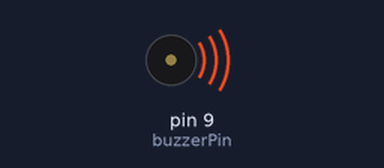
Bench run of a sketch on a simulated Arduino Uno, built with avr-gcc and run on an emulated ATmega328P. Shown: buzzer (waves = sounding).

Above: at 0.05 s.
At 3.95 s:
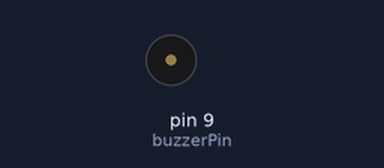
Timing chart, 0 to 4.2 s (numbered marks = the images above):
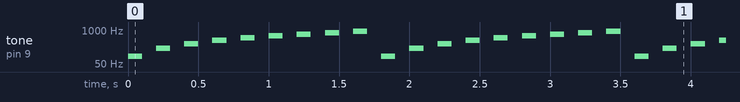

Measured:
- by itself, tone on pin 9 (buzzerPin): repeats every 1.8 s: silent 0.10 s, 200 Hz 0.10 s, silent 0.10 s, 300 Hz 0.10 s, silent 0.10 s, 400 Hz 0.10 s, silent 0.10 s, 500 Hz 0.10 s, silent 0.10 s, 600 Hz 0.10 s, silent 0.10 s, 700 Hz 0.10 s, silent 0.10 s, 800 Hz 0.10 s, silent 0.10 s, 900 Hz 0.10 s, silent 0.10 s, 100 Hz 0.10 s

The sketch:

music_player.ino
```cpp
#define buzzerPin 9  //Change to your pin
int default_delay = 100; //Tempo

//Music sheet
int freqs[] = {100, 200, 300, 400, 500, 600, 700, 800, 900, 0};

//Setup -> main code
void setup() {
  pinMode(buzzerPin, OUTPUT);
}
//Loop -> main code
void loop() {
  //Cheking every note from sheet
  for (int index = 0; index <= 8; index++) {
    if (freqs[index] == 0) {
      //If the frequency equal to 0, just dont play the note

      noTone(buzzerPin);

    } else {

      //If the frequency isn'n equal to 0, play the note
      tone(buzzerPin, freqs[index]);

    }
    //Some delay for tempo
    delay(default_delay);

    //Default pause between notes
    noTone(buzzerPin);
    delay(default_delay);
  }
}
```
